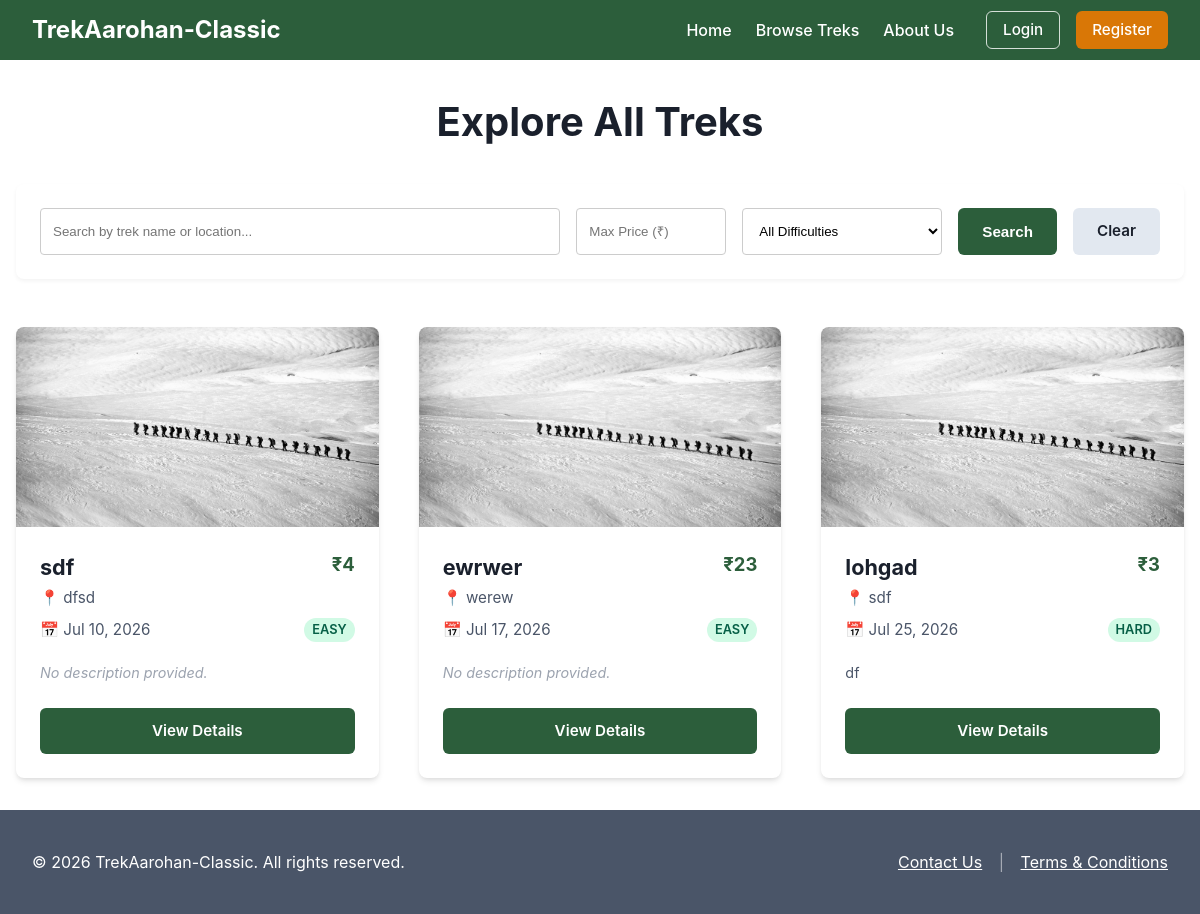
The page /treks on the database as committed earlier.
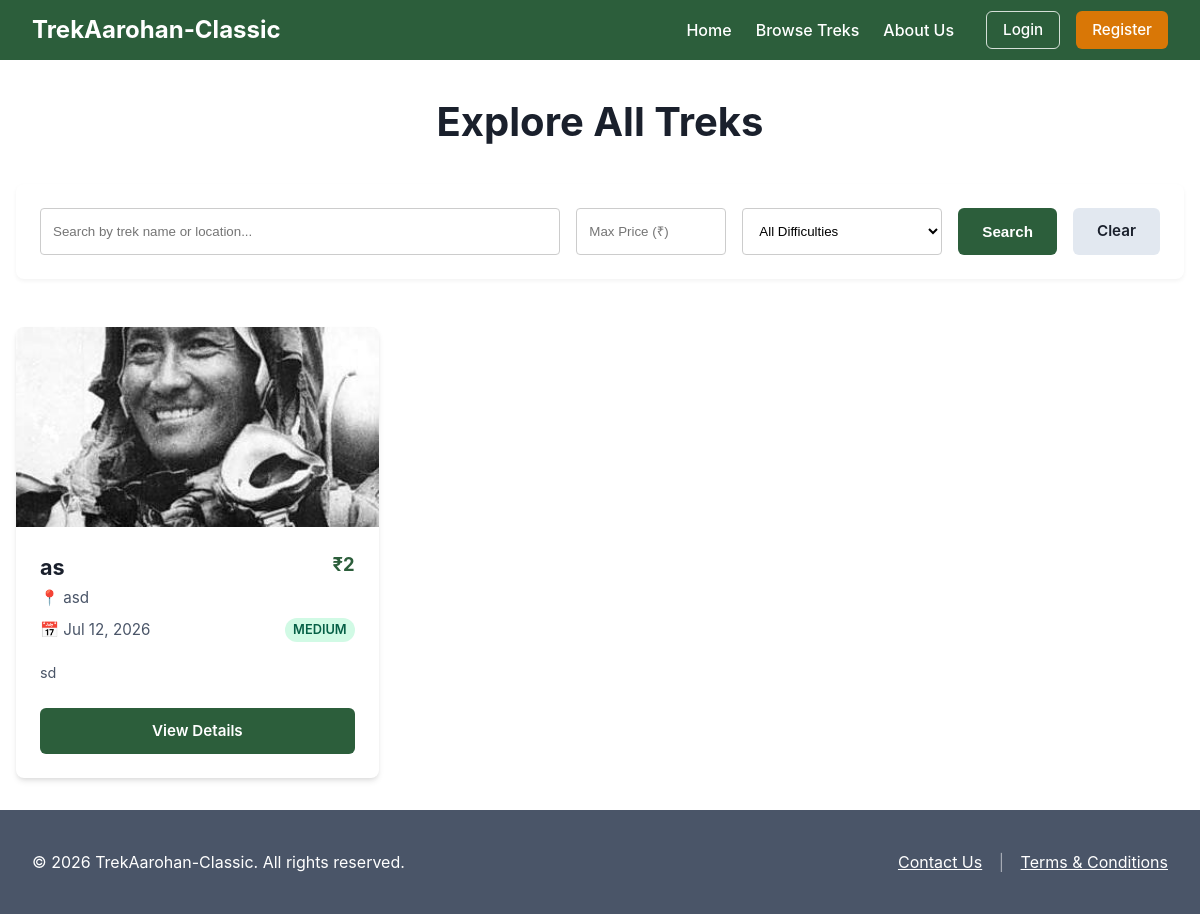
The same page on the database as committed later.
### models.py (models this page shows)
class Trek(db.Model):
    __tablename__ = "trek"
    id = db.Column(db.Integer, primary_key=True, autoincrement=True)
    name = db.Column(db.String(100), nullable=False)
    location = db.Column(db.String(100), nullable=False)
    description = db.Column(db.Text, nullable=True)
    difficulty = db.Column(db.String(20), nullable=False)
    start_date = db.Column(db.Date, nullable=False)
    end_date = db.Column(db.Date, nullable=False)
    slots_available = db.Column(db.Integer, nullable=False)
    price = db.Column(db.Float, default=0.0, nullable=False)
    status = db.Column(db.String(20), default="open", nullable=False)
    cover_image = db.Column(db.String(255), nullable=True)
    assigned_staff_id = db.Column(db.Integer, db.ForeignKey("user.id"), nullable=False)
    bookings = db.relationship("Booking", backref="trek", lazy=True)

### app.py (the view)
    @app.route("/treks")
    def public_treks():
        q = request.args.get("q", "").strip()
        difficulty = request.args.get("difficulty", "")
        max_price = request.args.get("max_price", "").strip()
        query = Trek.query.filter_by(status="open")
        if q:
            query = query.filter(db.or_(Trek.name.ilike(f"%{q}%"), Trek.location.ilike(f"%{q}%")))
        if difficulty:
            query = query.filter(Trek.difficulty == difficulty)
        if max_price:
            try:
                query = query.filter(Trek.price <= float(max_price))
            except ValueError:
                pass
        treks = query.order_by(Trek.start_date.asc()).all()
        return render_template("public_treks.html", treks=treks, current_q=q, current_difficulty=difficulty, current_max_price=max_price)

### templates/public_treks.html (shortened to what this page needs)
{% extends "base.html" %}
{% block public_content %}
    <div style="max-width: 1200px; margin: 0 auto; padding: 2rem 1rem;">
        <h2 style="text-align: center; margin-bottom: 2rem; font-size: 2.5rem; color: var(--text-color);">Explore All Treks</h2>
        <form method="GET" action="{{ url_for('public_treks') }}" style="display: flex; gap: 1rem; flex-wrap: wrap; justify-content: center; margin-bottom: 3rem; background: white; padding: 1.5rem; border-radius: 8px; box-shadow: 0 2px 4px rgba(0,0,0,0.05);">
            <div style="flex: 1; min-width: 250px;">
                <input type="text" name="q" value="{{ current_q }}" class="form-control" placeholder="Search by trek name or location..." style="height: 100%;">
            </div>
            <div style="width: 150px;">
                <input type="number" name="max_price" value="{{ current_max_price }}" class="form-control" placeholder="Max Price (₹)" style="height: 100%;" min="0" step="1">
            </div>
            <div style="width: 200px;">
                <select name="difficulty" class="form-control" style="height: 100%;">
                    <option value="">All Difficulties</option>
                </select>
            </div>
            <button type="submit" class="btn btn-primary">Search</button>
            <a href="{{ url_for('public_treks') }}" class="btn btn-secondary" style="display: flex; align-items: center; justify-content: center;">Clear</a>
        </form>
        <div style="display: grid; grid-template-columns: repeat(auto-fill, minmax(350px, 1fr)); gap: 2.5rem;">
            {% for trek in treks %}
            <div class="card" style="padding: 0; overflow: hidden; display: flex; flex-direction: column; box-shadow: 0 4px 6px -1px rgba(0, 0, 0, 0.1), 0 2px 4px -1px rgba(0, 0, 0, 0.06); transition: transform 0.2s;">
                {% if trek.cover_image %}
                    <div style="height: 200px; background-image: url('{{ url_for('static', filename='uploads/' ~ trek.cover_image) }}'); background-size: cover; background-position: center;"></div>
                {% else %}
                    <div style="height: 200px; background-image: url('{{ url_for('static', filename='images/trek.jpg') }}'); background-size: cover; background-position: center;"></div>
                {% endif %}
                <div style="padding: 1.5rem; display: flex; flex-direction: column; flex-grow: 1;">
                    <div style="display: flex; justify-content: space-between; align-items: flex-start; margin-bottom: 0.25rem;">
                        <h3 style="margin: 0; font-size: 1.35rem;">{{ trek.name }}</h3>
                        <strong style="color: var(--primary-color); font-size: 1.15rem;">₹{{ "%.0f"|format(trek.price) }}</strong>
                    </div>
                    <p style="color: var(--secondary-color); font-size: 0.95rem; margin: 0 0 0.25rem 0;">📍 {{ trek.location }}</p>
                    <div style="display: flex; justify-content: space-between; align-items: center; margin: 0.25rem 0 0.75rem 0;">
                        <p style="color: var(--secondary-color); font-size: 0.95rem; margin: 0;">📅 {{ trek.start_date.strftime('%b %d, %Y') }}</p>
                        <span class="badge badge-active" style="padding: 0.15rem 0.5rem; font-size: 0.8rem;">{{ trek.difficulty|capitalize }}</span>
                    </div>
                    {% if trek.description %}
                        <p style="color: var(--secondary-color); font-size: 0.9rem; margin: 0.5rem 0 1.5rem 0; line-height: 1.5; display: -webkit-box; -webkit-line-clamp: 2; -webkit-box-orient: vertical; overflow: hidden; text-overflow: ellipsis;">{{ trek.description }}</p>
                    {% else %}
                        <p style="color: #9ca3af; font-style: italic; font-size: 0.9rem; margin: 0.5rem 0 1.5rem 0; line-height: 1.5;">No description provided.</p>
                    {% endif %}
                    <div style="margin-top: auto;">
                        <a href="{{ url_for('public_trek_detail', id=trek.id) }}" class="btn btn-primary" style="display: block; width: 100%; box-sizing: border-box;">View Details</a>
                    </div>
                </div>
            </div>
            {% else %}
            <div style="grid-column: 1 / -1; text-align: center; padding: 4rem; background: #f9fafb; border-radius: 12px; color: var(--secondary-color);">
                <h3 style="margin-top: 0;">More Treks Coming Soon!</h3>
                <p>We are currently updating our catalog with new adventures.</p>
            </div>
            {% endfor %}
        </div>
    </div>
{% endblock %}

### templates/base.html (shortened to what this page needs)
<!DOCTYPE html>
<html lang="en">
<head>
    <link rel="stylesheet" href="{{ url_for('static', filename='css/style.css') }}">
</head>
<body style="display: flex; flex-direction: column; min-height: 100vh;">
    <div class="top-navbar">
        <a href="/" style="text-decoration: none;">
            <h2 style="margin:0; color: white;">TrekAarohan-Classic</h2>
        </a>
        <div class="nav-links" style="display: flex; align-items: center;">
            <a href="/">Home</a>
            <a href="{{ url_for('public_treks') }}">Browse Treks</a>
            <a href="{{ url_for('public_about') }}">About Us</a>
            {% if current_user.is_authenticated %}
                {% if current_user.role == 2 %}
                    <a href="{{ url_for('admin_dashboard') }}" class="btn btn-outline" style="margin-left: 2rem; padding: 0.4rem 1rem;">Dashboard</a>
                {% elif current_user.role == 1 %}
                    <a href="{{ url_for('staff_dashboard') }}" class="btn btn-outline" style="margin-left: 2rem; padding: 0.4rem 1rem;">Dashboard</a>
                {% else %}
                    <a href="{{ url_for('trekker_dashboard') }}" class="btn btn-outline" style="margin-left: 2rem; padding: 0.4rem 1rem;">Dashboard</a>
                {% endif %}
            {% else %}
                <a href="{{ url_for('login') }}" class="btn btn-outline" style="margin-left: 2rem; padding: 0.4rem 1rem;">Login</a>
                <a href="{{ url_for('register') }}" class="btn btn-accent" style="margin-left: 1rem; padding: 0.5rem 1rem;">Register</a>
            {% endif %}
        </div>
    </div>
    {% block main_container %}
    <div class="public-content" style="flex-grow: 1; background: white; padding: 0;">
        {% block public_content %}{% endblock %}
    </div>
    {% endblock %}
    {% block footer %}
    <footer class="site-footer">
        <div style="display: flex; justify-content: space-between; align-items: center;">
            <p>&copy; 2026 TrekAarohan-Classic. All rights reserved.</p>
            <div class="footer-links">
                <a href="{{ url_for('public_footer') }}#contact">Contact Us</a>
                <span style="margin: 0 0.75rem; color: rgba(255,255,255,0.5);">|</span>
                <a href="{{ url_for('public_footer') }}#terms">Terms & Conditions</a>
            </div>
        </div>
    </footer>
    {% endblock %}
</body>
</html>

### static/css/style.css (style rules this page uses)
:root { --primary-color: #2C5E3B; --secondary-color: #4A5568; --accent-color: #D97706; --accent-dark: #B45309; --bg-color: #F9FAFB; --text-color: #1A202C; --border-color: #E2E8F0; --danger-color: #DC2626; }
body { margin: 0; font-family: -apple-system, BlinkMacSystemFont, "Segoe UI", Roboto, Helvetica, Arial, sans-serif; background-color: var(--bg-color); color: var(--text-color); line-height: 1.5; }
h1, h2 { margin-top: 0; color: var(--primary-color); }
.btn { display: inline-block; padding: 0.75rem 1.5rem; border-radius: 6px; font-weight: 600; text-align: center; cursor: pointer; border: none; transition: transform 0.15s ease, box-shadow 0.15s ease; text-decoration: none; font-size: 0.95rem; }
.btn-accent { background-color: var(--accent-color); color: white; }
.btn-outline { background-color: transparent; color: white; border: 1px solid rgba(255,255,255,0.8); }
.btn-primary { background-color: var(--primary-color); color: white; }
.btn-secondary { background-color: #E2E8F0; color: var(--text-color); }
.badge { padding: 0.25rem 0.75rem; border-radius: 9999px; font-size: 0.85rem; font-weight: 600; text-transform: uppercase; display: inline-block; }
.badge-open, .badge-active, .badge-approved { background-color: #D1FAE5; color: #065F46; }
.top-navbar { background-color: var(--primary-color); color: white; display: flex; justify-content: space-between; align-items: center; padding: 0 2rem; height: 60px; box-shadow: 0 1px 3px rgba(0,0,0,0.1); }
.top-navbar .nav-links a { color: white; text-decoration: none; margin-left: 1.5rem; font-weight: 500; }
.public-content { flex-grow: 1; }
.site-footer { background-color: var(--secondary-color); color: white; padding: 1.5rem 2rem; margin-top: auto; }
.site-footer a { color: white; text-decoration: underline; margin: 0; }
.card { background: var(--card-bg, #FFFFFF); padding: 2rem; border-radius: 8px; box-shadow: 0 4px 6px rgba(0,0,0,0.1); }
.form-control { width: 100%; padding: 0.75rem; border: 1px solid #ccc; border-radius: 4px; box-sizing: border-box; }
select.form-control { background-color: white; }

Rows that differ between the two databases and show on the page:
removed Trek: name "sdf", price "4", location "dfsd", start_date "Jul 10, 2026", difficulty "EASY", description "No description provided."
removed Trek: name "ewrwer", price "23", location "werew", start_date "Jul 17, 2026", difficulty "EASY", description "No description provided."
removed Trek: name "lohgad", price "3", location "sdf", start_date "Jul 25, 2026", difficulty "HARD", description "df"
now on this page (row edited): Trek: cover_image (picture), name "as", price "2", location "asd", start_date "Jul 12, 2026", difficulty "MEDIUM", description "sd"
